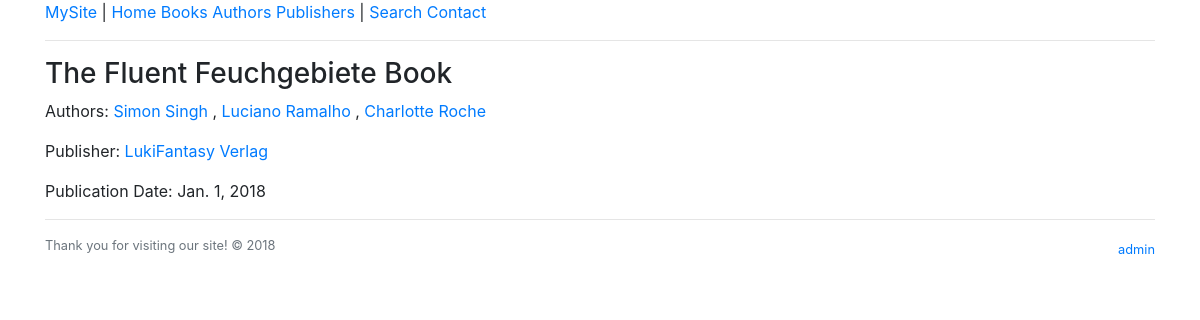
The app's page /books/book/4 with its own data.
### books/models.py (models this page shows, shortened)
class Book(models.Model):
    title = models.CharField(max_length=100)
    authors = models.ManyToManyField(Author)
    publisher = models.ForeignKey(Publisher, on_delete=models.CASCADE)
    publication_date = models.DateField()

class Author(models.Model):
    salutation = models.CharField(max_length=10)
    first_name = models.CharField(max_length=30)
    last_name = models.CharField(max_length=40)
    email = models.EmailField()
    photo = models.ImageField(upload_to="tmp/")
    def full_name(self):
        return f"{self.first_name} {self.last_name}"

class Publisher(models.Model):
    name = models.CharField(max_length=30)
    address = models.CharField(max_length=50)
    city = models.CharField(max_length=60)
    state_province = models.CharField(max_length=30)
    country = models.CharField(max_length=50)
    website = models.URLField()
    def __str__(self):
        return self.name

### books/views.py (the view)
# urls.py: path("book/<int:book_id>", views.book_details, name="book_details"),
def book_details(request, book_id):
    book = Book.objects.get(id=book_id)
    return render(request, "books/details_book.html", {"book": book})

### templates/books/details_book.html (shortened to what this page needs)
{% extends "books/base.html" %}
{% block content %}
  <h3>{{ book.title }}</h3>
  <p>Authors:
  {% for author in book.authors.all %}
    <a href="{% url 'books:author_details' author.id %}">{{ author.full_name }}</a>
    {% if not forloop.last %}, {% endif %}
  {% endfor %}
  </p>
  <p>Publisher: <a href="{% url 'books:publisher_details' book.publisher.id %}">{{ book.publisher }}</a></p>
  <p>Publication Date: {{ book.publication_date }}</p>
{% endblock %}

### records on screen
Book: title "The Fluent Feuchgebiete Book", publisher "LukiFantasy Verlag", publication_date "Jan. 1, 2018"
Author: full_name "Simon Singh"
Author: full_name "Luciano Ramalho"
Author: full_name "Charlotte Roche"
